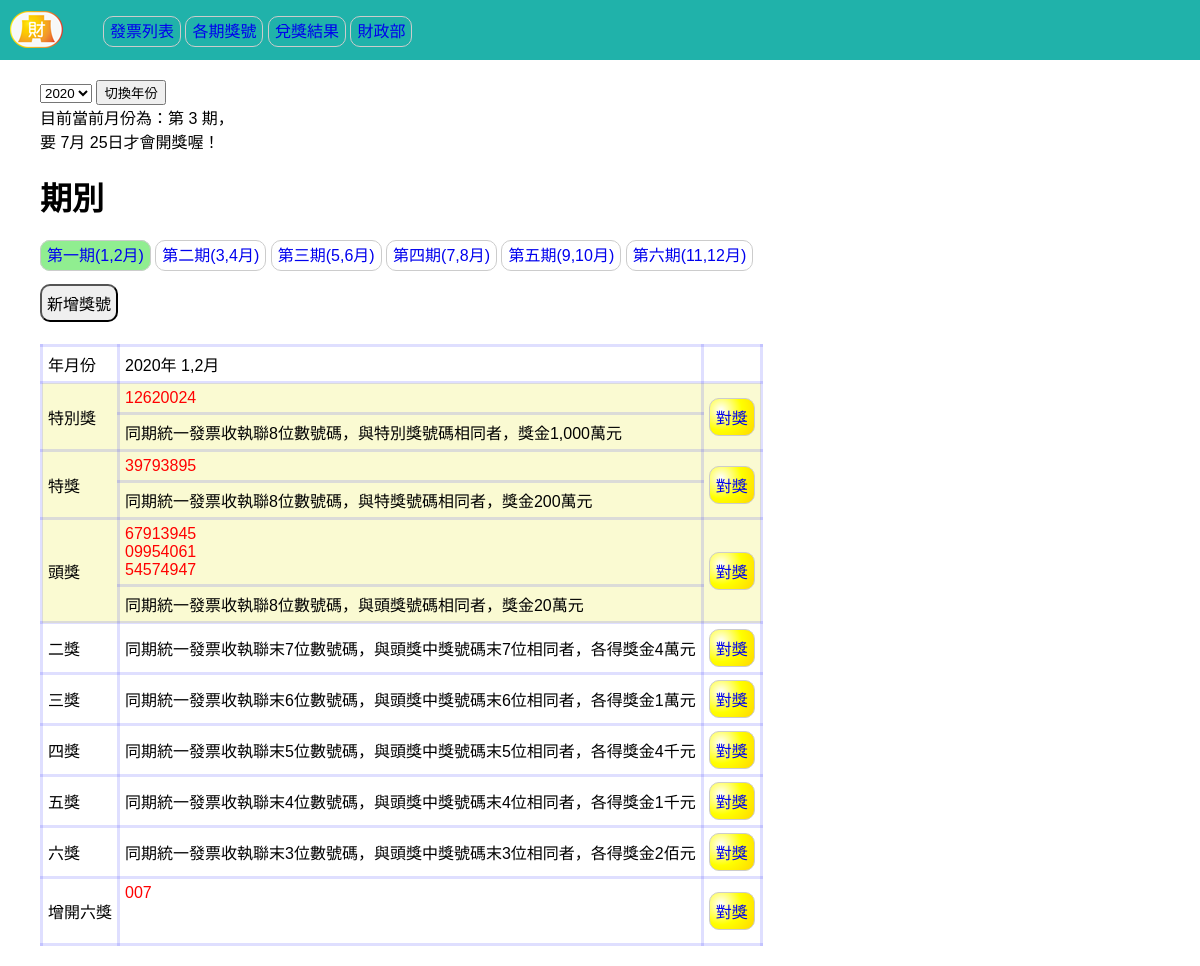
/invoice.php?period=1&year=2020, run on the app's committed database.
### tables this page shows
CREATE TABLE `award_number` (
  `id` int(10) UNSIGNED NOT NULL,
  `code` varchar(2) DEFAULT NULL COMMENT '跟財政部API有關係，真的要去超商兌獎時，發票code會是唯一。',
  `number` varchar(8) NOT NULL,
  `period` tinyint(1) UNSIGNED NOT NULL,
  `year` year(4) NOT NULL,
  `type` tinyint(1) UNSIGNED NOT NULL
);

### common/base.php (called while the page is built, shortened)
<?php
$dsn="mysql:host=localhost;charset=utf8;dbname=invoice";
$pdo=new PDO($dsn,'root',"");
function all($table,...$arg){
    global $pdo;
    $sql="select * from $table ";
    if(isset($arg[0]) && is_array($arg[0])){
        $tmp=[];
        foreach($arg[0] as $key => $value){
            $tmp[]=sprintf("`%s`='%s'",$key,$value);
        }
        $sql=$sql." where " . implode(" && ",$tmp);
    }
    return $pdo->query($sql)->fetchAll();
}
function find($table,$arg){
    global $pdo;
    $sql="select * from $table ";
    if(is_array($arg)){
        $tmp=[];
        foreach($arg as $key => $value){
            $tmp[]=sprintf("`%s`='%s'",$key,$value);
        }
        $sql=$sql." where " . implode(" && ",$tmp);
    }else{
        $sql=$sql." where `id`='$arg'";
    }
    return $pdo->query($sql)->fetch(PDO::FETCH_ASSOC);
}
?>

### invoice.php (the view, shortened to what this page needs)
<?php include "./common/base.php";
$period=ceil(date("n")/2);
  $monthStr=[
    '1'=>"1,2月",
    '2'=>"3,4月",
    '3'=>"5,6月",
    '4'=>"7,8月",
    '5'=>"9,10月",
    '6'=>"11,12月"
  ];
  if(isset($_GET['period'])){
    $period=$_GET['period'];
  }
  $year=date("Y");
  if(isset($_GET['year'])){
    $year=$_GET['year'];
  }
  ?>
<!DOCTYPE html>
<html lang="en">
<head>
  <link rel="stylesheet" href="./css/style.css">
</head>
<body>
  <?php include "./include/header.php";
    $month=date("n");
    if(isset($_GET['period'])){
      $period=$_GET['period'];
    }else{
      $period=round(($month/2),0);
    }
  ?>
  <form class="yearswitch" action="invoice.php?period=<?=$period;?>&year=<?=$year;?>" method="get">
    <select name="year">
      <option value="2020" <?=($year==2020)?"selected":null;?>>2020</option>
    </select>
    <input type="submit" value="切換年份">
  </form>
  <?php
    echo "<p class='note'>目前當前月份為：第&nbsp;".round(($month/2),0)."&nbsp;期，</p>";
    echo "<span class='note'>要 ";
    if($month%2==0 && $month!=12){
      echo ($month+1)."月 25日才會開獎喔！";
    }else if($month%2==1 && $month!=11){
      echo ($month+2)."月 25日才會開獎喔！";
          }else{
            echo "明年 1月 25日才會開獎喔！";
          }
    echo "</span>";
    if(isset($_GET["period"])){
      $period=$_GET['period'];
    }
  ?>
  <h1>期別</h1>
  <ul class="nav">
    <li><a href="invoice.php?period=1&year=<?=$year;?>" style="background:<?=($period==1)?"lightgreen":"white";?>">第一期(1,2月)</a></li>
    <li><a href="invoice.php?period=2&year=<?=$year;?>" style="background:<?=($period==2)?"lightgreen":"white";?>">第二期(3,4月)</a></li>
    <li><a href="invoice.php?period=3&year=<?=$year;?>" style="background:<?=($period==3)?"lightgreen":"white";?>">第三期(5,6月)</a></li>
    <li><a href="invoice.php?period=4&year=<?=$year;?>" style="background:<?=($period==4)?"lightgreen":"white";?>">第四期(7,8月)</a></li>
    <li><a href="invoice.php?period=5&year=<?=$year;?>" style="background:<?=($period==5)?"lightgreen":"white";?>">第五期(9,10月)</a></li>
    <li><a href="invoice.php?period=6&year=<?=$year;?>" style="background:<?=($period==6)?"lightgreen":"white";?>">第六期(11,12月)</a></li>
  </ul>
  <div class="button_layout"><a href="add_lottery_number.php"><button class="yearswitch">新增獎號</button></a></div>
  <?php
  $sp_num1=find('award_number',['period'=>$period,'year'=>$year,'type'=>1]);
  $sp_num2=find('award_number',['period'=>$period,'year'=>$year,'type'=>2]);
  $num1=all('award_number',['period'=>$period,'year'=>$year,'type'=>3]);
  $num2=all('award_number',['period'=>$period,'year'=>$year,'type'=>4]);
  ?>
  <div>
  <table>
    <tr>
      <td>年月份</td>
      <td><?=$year;?>年 <?=$monthStr[$period];?></td>
      <td></td>
    </tr>
    <tr>
      <td rowspan=2>特別獎</td>
      <td class="lottery_number">
        <?php
          if(!empty($sp_num1['number'])){
            echo $sp_num1['number'];
          }
        ?>
      </td>
      <td rowspan=2><a href="award.php?aw=1&year=<?=$year;?>&period=<?=$period;?>"><div class="award_button">對獎</div></a></td>
    </tr>
    <tr>
      <td>同期統一發票收執聯8位數號碼，與特別獎號碼相同者，獎金1,000萬元</td>
    </tr>
    <tr>
      <td rowspan=2>特獎</td>
      <td class="lottery_number">
        <?php
          if(!empty($sp_num2['number'])){
            echo $sp_num2['number'];
          }
        ?>
      </td>
      <td rowspan=2><a href="award.php?aw=2&year=<?=$year;?>&period=<?=$period;?>"><div class="award_button">對獎</div></a></td>
    </tr>
    <tr>
      <td>同期統一發票收執聯8位數號碼，與特獎號碼相同者，獎金200萬元</td>
    </tr>
    <tr>
      <td rowspan=2>頭獎</td>
      <td class="lottery_number">
        <div>
          <?php
            if(!empty($num1)){
              foreach ($num1 as $value) {
                echo $value['number']."<br>";
              }
            }
          ?>
        </div>
      </td>
      <td rowspan=2><a href="award.php?aw=3&year=<?=$year;?>&period=<?=$period;?>"><div class="award_button">對獎</div></a></td>
    </tr>
    <tr>
      <td>同期統一發票收執聯8位數號碼，與頭獎號碼相同者，獎金20萬元</td>
    </tr>
    <tr>
      <td>二獎</td>
      <td>同期統一發票收執聯末7位數號碼，與頭獎中獎號碼末7位相同者，各得獎金4萬元</td>
      <td><a href="award.php?aw=4&year=<?=$year;?>&period=<?=$period;?>"><div class="award_button">對獎</div></a></td>
  </tr>
    <tr>
      <td>三獎</td>
      <td>同期統一發票收執聯末6位數號碼，與頭獎中獎號碼末6位相同者，各得獎金1萬元</td>
      <td><a href="award.php?aw=5&year=<?=$year;?>&period=<?=$period;?>"><div class="award_button">對獎</div></a></td>
    </tr>
    <tr>
      <td>四獎</td>
      <td>同期統一發票收執聯末5位數號碼，與頭獎中獎號碼末5位相同者，各得獎金4千元</td>
      <td><a href="award.php?aw=6&year=<?=$year;?>&period=<?=$period;?>"><div class="award_button">對獎</div></a></td>
    </tr>
    <tr>
      <td>五獎</td>
      <td>同期統一發票收執聯末4位數號碼，與頭獎中獎號碼末4位相同者，各得獎金1千元</td>
      <td><a href="award.php?aw=7&year=<?=$year;?>&period=<?=$period;?>"><div class="award_button">對獎</div></a></td>
    </tr>
    <tr>
      <td>六獎</td>
      <td>同期統一發票收執聯末3位數號碼，與頭獎中獎號碼末3位相同者，各得獎金2佰元</td>
      <td><a href="award.php?aw=8&year=<?=$year;?>&period=<?=$period;?>"><div class="award_button">對獎</div></a></td>
    </tr>
    <tr>
      <td>增開六獎</td>
      <td class="lottery_number">
          <?php
              if (!empty($num2)){
                foreach($num2 as $num){
                  echo $num['number']."<br>";
                }
              }
          ?>
      </td>
      <td><a href="award.php?aw=9&year=<?=$year;?>&period=<?=$period;?>"><div class="award_button">對獎</div></a></td>
    </tr>
  </table>
</body>
</html>

### css/style.css (style rules this page uses)
* { box-sizing: border-box; margin: 0px; font-family: 'Noto Sans TC', sans-serif; }
.header ul,.nav { list-style-type: none; }
li { margin: 18px 0px; display: inline-block; }
.header a.hd, .nav a { border: 1px solid #CCC; border-radius: 10px; box-sizing: border-box; padding: 6px; }
table { border-collapse: collapse; border: 1px solid #0000ff20; margin: 20px 40px; }
table td { border-collapse: collapse; border: 3px solid #0000ff20; padding: 5px; }
table tr.first, tr:nth-of-type(2), tr:nth-of-type(3), tr:nth-of-type(4), tr:nth-of-type(5), tr:nth-of-type(6), tr:nth-of-type(7) { background: lightgoldenrodyellow; }
.awd_number, .lottery_number { color: red; }
button, .awd_number { padding: 5px; border-radius: 10px; }
.button_layout { position: relative; width: 200px; height: 40px; }
table td .award_button { border: 1px solid #CCC; border-radius: 10px; box-sizing: border-box; padding: 6px; background: radial-gradient(circle at 25% 30%, white, yellow, gold ) }
a { text-decoration: none; }
h1 { margin: 20px 40px 5px 40px; }
.note { margin: 0px 40px 0px 40px; }
.yearswitch, .period_item { margin: 0px 0px 0px 40px; font-size: 1rem; }

### data on the page
award_number: number "12620024"
award_number: number "39793895"
award_number: number "67913945"
award_number: number "09954061"
award_number: number "54574947"
award_number: number "007"

### other printed values
$year "2020"
$monthStr[$period] "1,2月"
